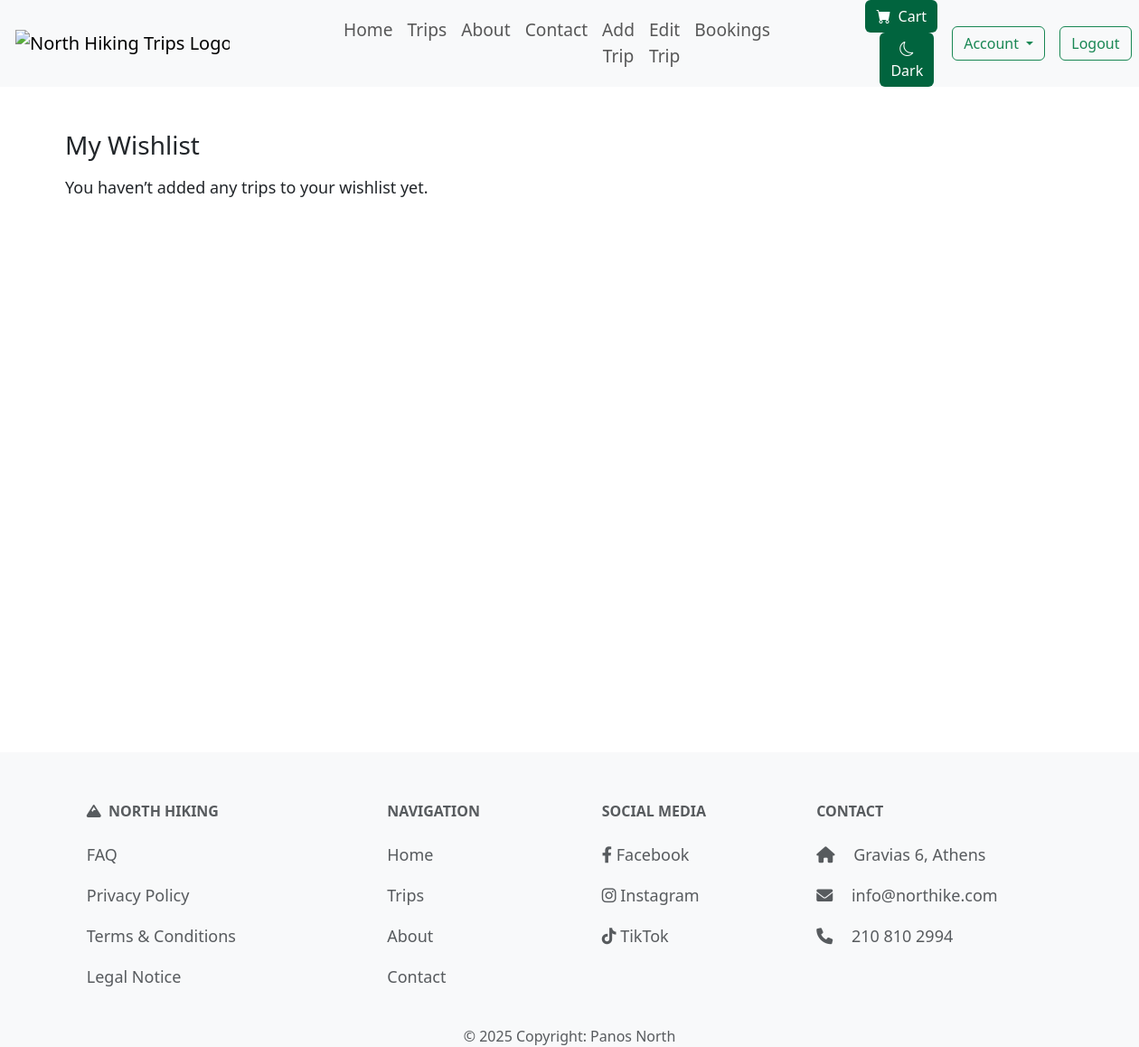
The page /users/account/wishlist/ (signed in) on the database as committed earlier.
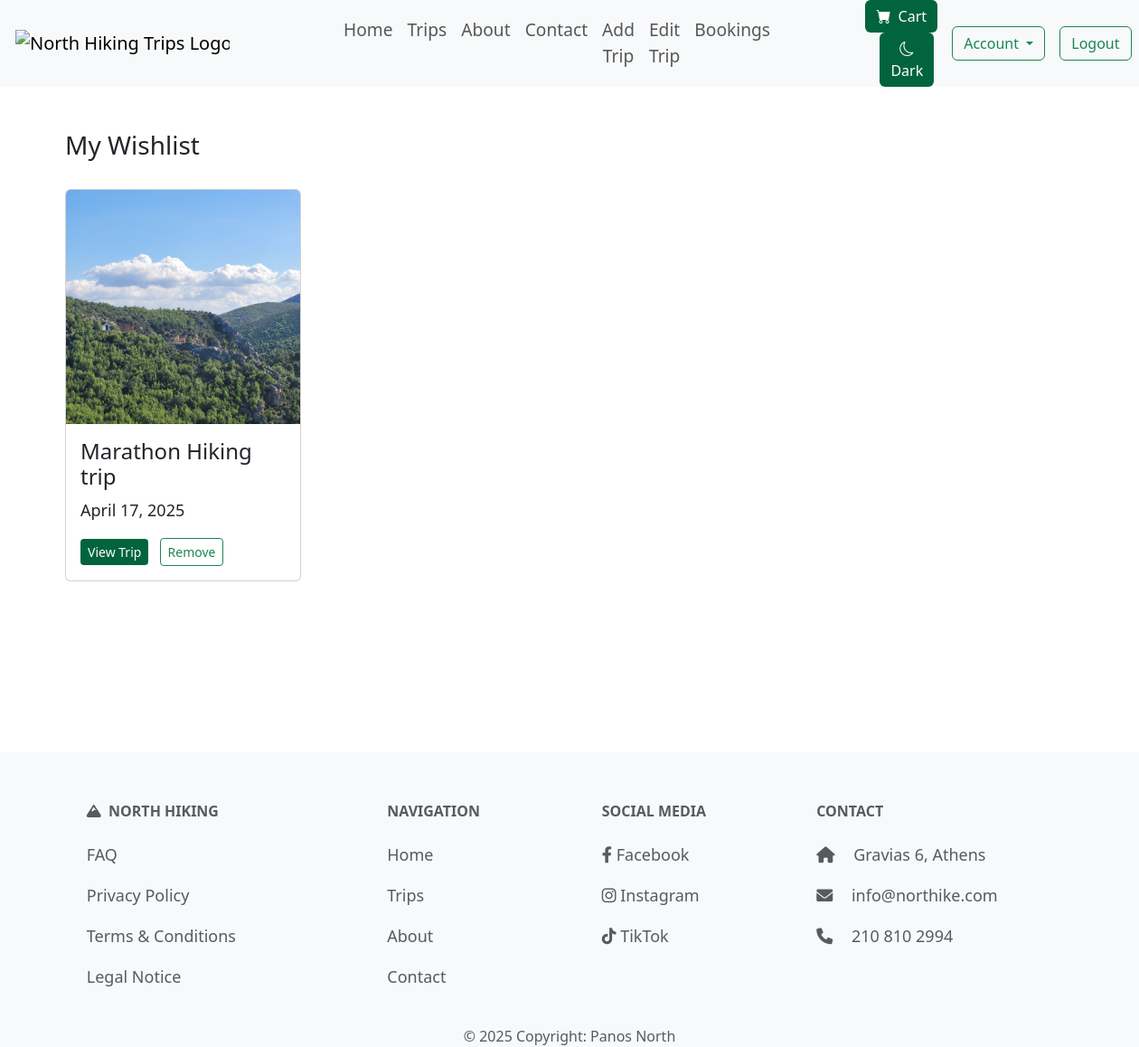
The same page on the database as committed later.
### trips/models.py (models this page shows, shortened)
class Wishlist(models.Model):
    user = models.ForeignKey(User, on_delete=models.CASCADE, related_name='wishlist')
    trip = models.ForeignKey('Trip', on_delete=models.CASCADE, related_name='wishlisted_by')
    added_at = models.DateTimeField(auto_now_add=True)

class Trip(models.Model):
    DIFFICULTY_LEVELS = [
        ('Easy', 'Easy'),
        ('Moderate', 'Moderate'),
        ('Hard', 'Hard'),
        ('Extreme', 'Extreme')
    ]
    TERRAIN_TYPES = [
        ('Forest', 'Forest'),
        ('Mountain', 'Mountain'),
        ('Beach', 'Beach'),
        ('Urban', 'Urban'),
    ]
    title = models.CharField(max_length=60, unique=True)
    location = models.CharField(max_length=40)
    difficulty = models.CharField(max_length=10, choices=DIFFICULTY_LEVELS)
    distance = models.DecimalField(max_digits=5, decimal_places=1, validators=[MinValueValidator(0), MaxValueValidator(1000000)])
    terrain = models.CharField(max_length=20, choices=TERRAIN_TYPES)
    price = models.DecimalField(max_digits=8, decimal_places=2, validators=[MinValueValidator(0)])
    start_date = models.DateField(validators=[validate_future_date])
    end_date = models.DateField(validators=[validate_future_date])
    altitude_difference = models.PositiveIntegerField(validators=[MinValueValidator(1)])
    hiking_duration = models.PositiveIntegerField(validators=[MinValueValidator(1)])
    max_participants = models.PositiveIntegerField(validators=[MinValueValidator(1), MaxValueValidator(99)])
    description = models.TextField(max_length=500)
    image = models.ImageField(default='default.png', blank=True, null=True)
    guide = models.ForeignKey('Guide', on_delete=models.SET_NULL, null=True, blank=True, related_name='trip_guides'
    )
    slug = models.SlugField(unique=True, null=True, blank=True, editable=False)

### users/views.py (the view)
# urls.py: path('account/wishlist/', views.my_wishlist, name='account-wishlist'),
@login_required
def my_wishlist(request):
    wishlist_items = Wishlist.objects.filter(user=request.user).select_related('trip')
    return render(request, 'users/my_wishlist.html', {'wishlist_items': wishlist_items})

### trips/context_processors.py (called while the page is built)
def cart_item_count(request):
    if request.user.is_authenticated:
        count = CartItem.objects.filter(user=request.user).count()
        return {'cart_item_count': count}
    return {'cart_item_count': 0}

### users/templates/users/my_wishlist.html (shortened to what this page needs)
{% extends "layout.html" %}
{% block content %}
<div class="short-layout-body">
<section class="container mt-5 short-layout-wrapper">
    <h2>My Wishlist</h2>
    {% if wishlist_items %}
        <div class="row">
            {% for item in wishlist_items %}
                <div class="col-md-6 col-lg-3 my-3">
                    <div class="card h-100">
                        <img src="{{ item.trip.image.url }}" class="card-img-top" alt="{{ item.trip.title }}">
                        <div class="card-body">
                            <h4 class="card-title">{{ item.trip.title }}</h4>
                            <p class="card-text">{{ item.trip.start_date }}</p>
                            <a href="{% url 'trips:page' slug=item.trip.slug %}" class="greenbutton btn btn-sm me-2">View Trip</a>
                            <form action="{% url 'users:remove-from-wishlist' trip_id=item.trip.id %}" method="post" style="display:inline;">
                                <button type="submit" class="btn btn-outline-success btn-sm">Remove</button>
                            </form>
                        </div>
                    </div>
                </div>
            {% endfor %}
        </div>
    {% else %}
        <p>You haven’t added any trips to your wishlist yet.</p>
    {% endif %}
</section>
{% endblock %}

Rows that differ between the two databases and show on the page:
added Wishlist: trip.image (picture), trip "Marathon Hiking trip", trip.start_date "April 17, 2025"
Other text that changed with them:
text no longer shown: "You haven’t added any trips to your wishlist yet."
